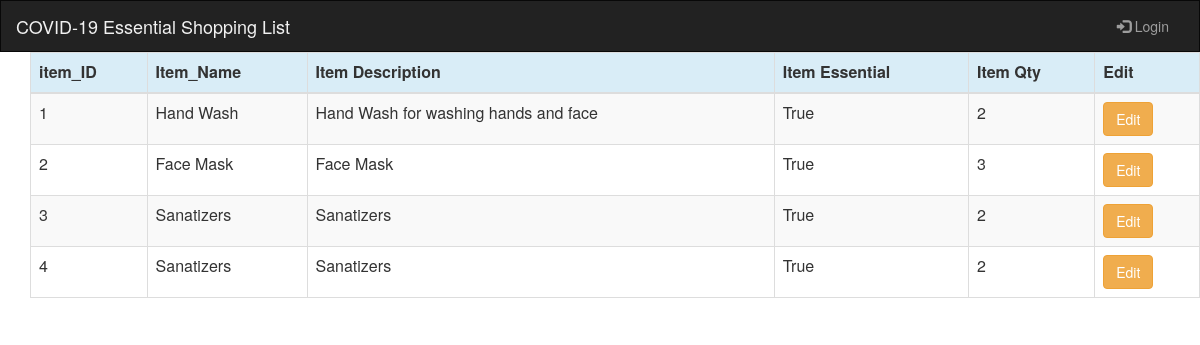
The app's page /items/ with its own data.
### shop/models.py (models this page shows, shortened)
class item(models.Model):
    item_ID=models.AutoField(primary_key=True)
    itemName= models.CharField(max_length=100,default="none")
    itemDescription= models.CharField(max_length=200, default="")
    itemEssentialFlag=models.BooleanField(default="True")
    itemQty=models.IntegerField(default=1)
    created=models.DateTimeField(auto_now_add=True)
    user=models.ForeignKey(User,on_delete=models.CASCADE)

### shop/views.py (the view)
def items(request):
    itemList=item.objects.all()
    return render(request,'items.html',{'items':itemList})

### shop/templates/items.html (shortened to what this page needs)
{% extends 'base.html' %}
{% load static %}
{% block content %}
   <body>
            <div class="content container">
                <div class="row">
                     <table class="table table-striped table-bordered table-hover">
            <thead>
            <tr class="bg-info">
                <th>item_ID</th>
                <th>Item_Name</th>
                <th>Item Description</th>
                <th>Item Essential</th>
                <th>Item Qty</th>
                <th>Edit</th>
            </tr>
            </thead>
            <tbody>
            {% for item in items %}
                <tr>
                    <td>{{ item.item_ID }}</td>
                    <td>{{ item.itemName }}</td>
                    <td>{{ item.itemDescription }}</td>
                    <td>{{ item.itemEssentialFlag }}</td>
                    <td>{{ item.itemQty }}</td>
                    <td><a href="{% url 'item_edit' pk=item.item_ID %}" class="btn btn-warning">Edit </a> </td>
                </tr>
            {% endfor %}
            </tbody>
        </table>
                </div>
            </div>
    </body>
{% endblock %}

### records on screen
item: item_ID "1", itemName "Hand Wash", itemDescription "Hand Wash for washing hands and face", itemEssentialFlag "True", itemQty "2"
item: item_ID "2", itemName "Face Mask", itemDescription "Face Mask", itemEssentialFlag "True", itemQty "3"
item: item_ID "3", itemName "Sanatizers", itemDescription "Sanatizers", itemEssentialFlag "True", itemQty "2"
item: item_ID "4", itemName "Sanatizers", itemDescription "Sanatizers", itemEssentialFlag "True", itemQty "2"
